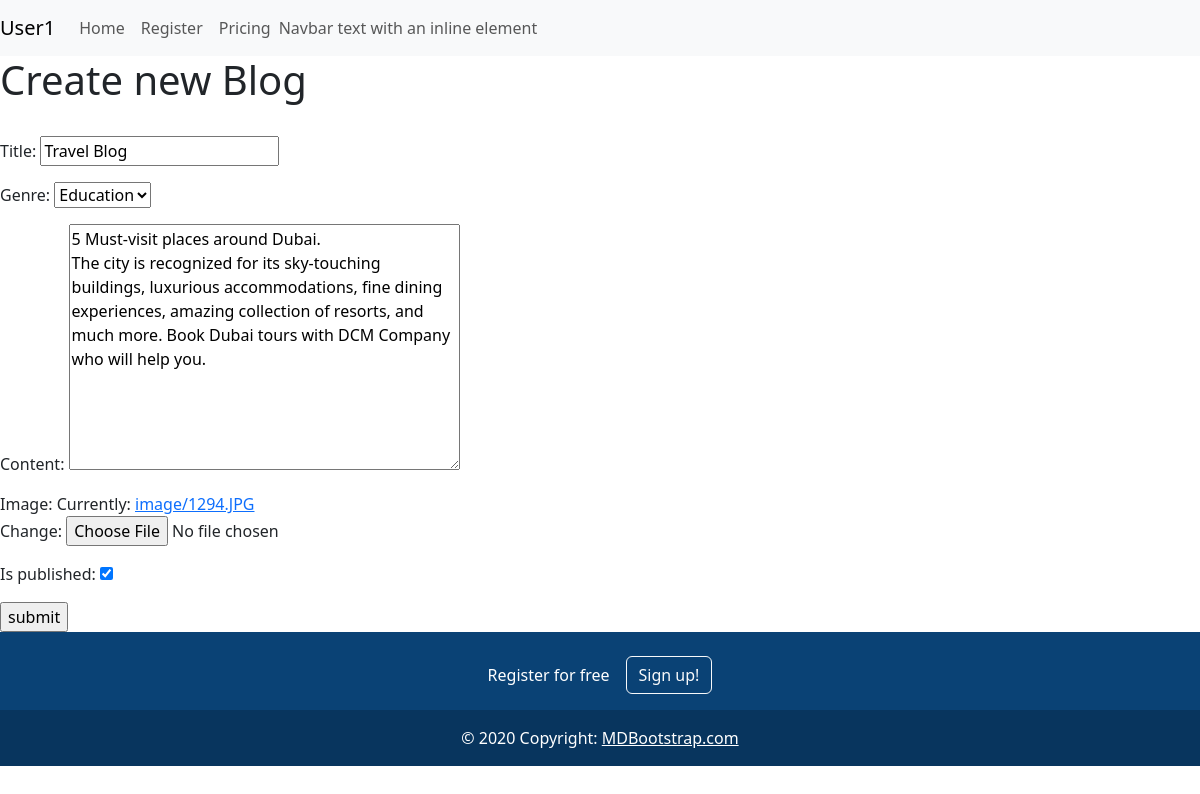
Page /forms/edit_new/1/ (signed in) on the committed database.
### blog_app/models.py (models this page shows, shortened)
class Blog(models.Model):
    gener_choices = (
        ('education','Education'),
        ('movie','Movie'),
        ('politics','Politics'),
        ('others','Others')
    )
    author = models.ForeignKey(User,on_delete=models.CASCADE)
    title = models.CharField(max_length=50,null=True)
    genre = models.CharField(max_length=20,choices=gener_choices,default='education')
    content = models.TextField(null=True)
    image = models.ImageField(upload_to='image/',null=True)
    created_date = models.DateTimeField(auto_now=True)
    updated_date = models.DateTimeField(auto_now_add=True)
    is_published = models.BooleanField(default=False)

### blog_app/views.py (the view, shortened to what this page needs)
# urls.py: path('forms/edit_new/<int:id>/',views.edit_new,name='edit_new'),
@login_required(login_url='login')
def edit_new(request,id):
    blog = Blog.objects.get(id=id)
    form = BlogForm(instance=blog)
    return render(request,'edit_new.html',{'form':form})

### blog_app/forms.py
class BlogForm(ModelForm):
    class Meta:
        model = Blog
        exclude = ('author',)

### blog_app/templates/edit_new.html (shortened to what this page needs)
{% extends 'base.html' %}
{% block content %}
    <h1>Create new Blog</h1>
    <br>
    <form method="post" enctype="multipart/form-data">
        {{form.as_p}}
        <input type="submit" value="submit">
    </form>
{% endblock %}

### blog_app/templates/base.html (shortened to what this page needs)
<!DOCTYPE html>
<html lang="en">
<head>
    <link href="https://cdn.jsdelivr.net/npm/bootstrap@5.3.1/dist/css/bootstrap.min.css" rel="stylesheet">
</head>
<body>
    <nav class="navbar navbar-expand-lg navbar-light bg-light">
        <a class="navbar-brand" href="#">{{ request.user.username.title }}</a>
        <div class="collapse navbar-collapse" id="navbarText">
          <ul class="navbar-nav mr-auto">
            <li class="nav-item active">
              <a class="nav-link" href="{% url 'home' %}">Home </a>
            </li>
            <li class="nav-item">
              <a class="nav-link" href="{% url 'register' %}">Register</a>
            </li>
            <li class="nav-item">
              <a class="nav-link" href="#">Pricing</a>
            </li>
          </ul>
          <span class="navbar-text">
            Navbar text with an inline element
          </span>
        </div>
      </nav>
      {% block content %}
      {% endblock %}
      <section class="">
        <footer class="text-center text-white" style="background-color: #0a4275;">
          <div class="container p-4 pb-0">
            <section class="">
              <p class="d-flex justify-content-center align-items-center">
                <span class="me-3">Register for free</span>
                <button type="button" class="btn btn-outline-light btn-rounded">
                  Sign up!
                </button>
              </p>
            </section>
          </div>
          <div class="text-center p-3" style="background-color: rgba(0, 0, 0, 0.2);">
            © 2020 Copyright:
            <a class="text-white" href="https://mdbootstrap.com/">MDBootstrap.com</a>
          </div>
        </footer>
      </section>
</body>
</html>

### rows in the picture
Blog: title "Travel Blog", genre "Education", content "5 Must-visit places around Dubai. The city is recognized for its sky-touching buildings, luxurious accommodations, fine dining experiences, amazing collection of resorts, and much more. Book Dubai tours with DCM Company who will help you.", is_published "☑"

### other values in the picture
{{ request.user.username.title }} "User1"
